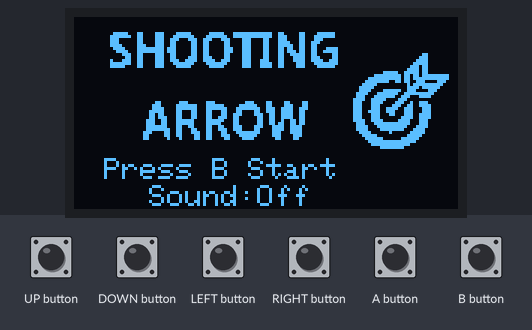
Bench run of a sketch on a simulated Arduboy, built for the host (arithmetic inside an expression is 32-bit, double 64-bit). Parts: 128×64 one-colour display. The test bench sets the inputs (shaded band). Random numbers use the default seed unless the sketch sets one.

Above: at 1.2 s.
1.3 s: UP button pressed for 0.15 s
At 2.5 s:
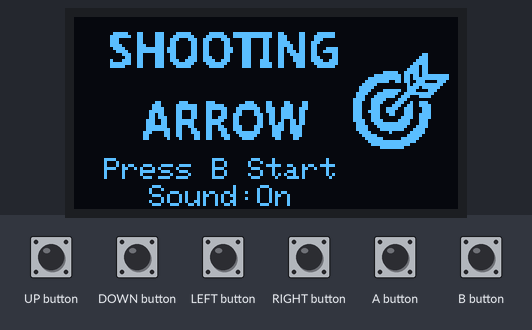
2.9 s: B button pressed for 0.15 s
At 4.1 s:
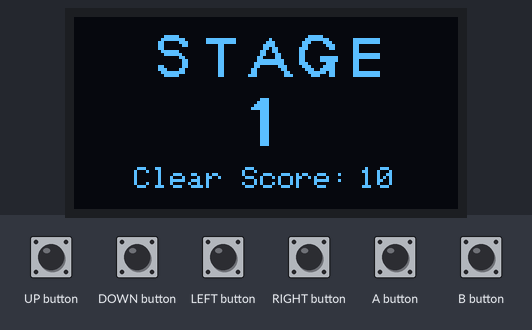
4.5 s: B button pressed for 1 s
At 4.68 s:
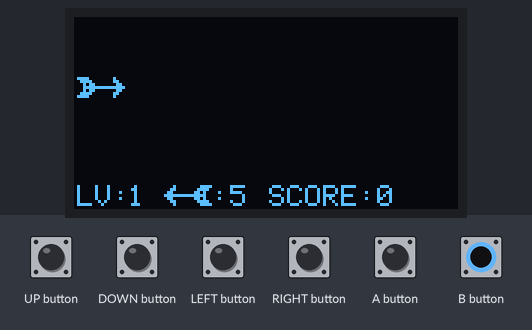
6.1 s: DOWN button pressed for 0.15 s
At 6.74 s:
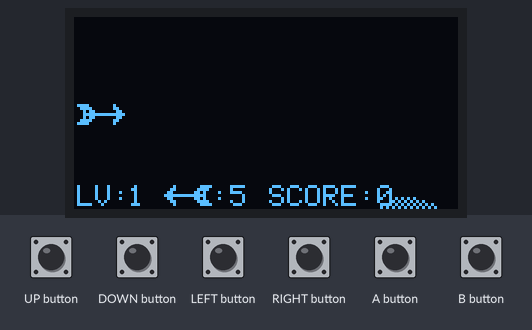
6.8 s: UP button pressed for 1 s
At 8.22 s:
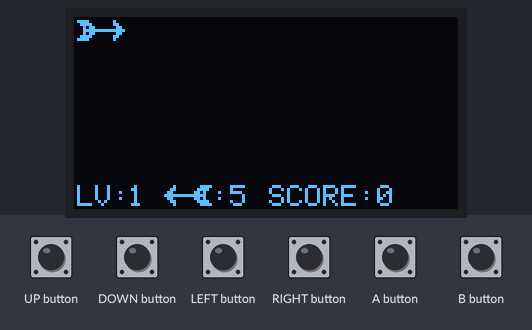
8.4 s: DOWN button pressed for 1 s
At 10.26 s:
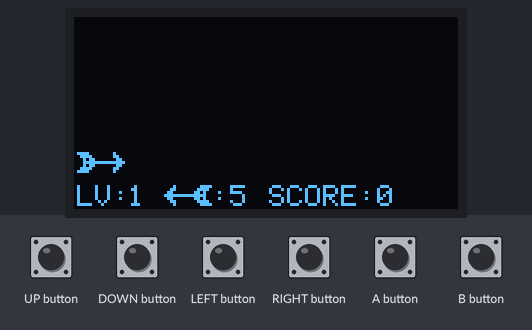
Timing chart, 0 to 11.0 s (numbered marks = the images above; inputs shaded):
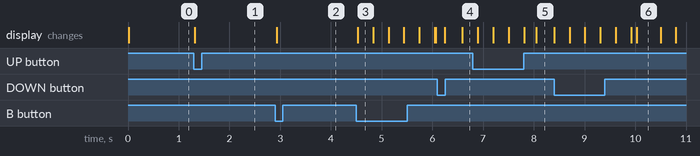

The sketch:

arrow.ino
```cpp
/*
  Simple Animation example of a sprite
  Written By Joeri http://www.JO3RI.be , 12 June 2015
*/

#include <Arduino.h>
#include <Arduboy2.h>
#include <ArduboyTones.h>

#include "bitmap.h"

struct Arrows
{
  public:
    byte x;
    byte y;
    bool fMove;
    bool fHit;
    bool fSuspend;
};

struct Targets
{
  public:
    int type;
    int x;
    int y;
    int w;
    int h;
    int point;
};

// type
#define TARGET_NORMAL 0
#define TARGET_APPLE  1
#define TARGET_MEN    2
#define TARGET_PEN    3
#define TARGET_PANDA  4
#define TARGET_DEAD   5
#define TARGET_UFO    6

struct Players
{
  public:
    int score;
    int ArrowCount;
    int level;
    int clearScore;
    int totalScore;
    bool fGameOver;
    bool fClearStage;
    bool fSound;
};

Arrows Arrow;
Targets Target;
Players Player;

Arduboy2 arduboy;
Sprites sprites;
ArduboyTones sound(arduboy.audio.enabled);

#define MODE_TITLE   0
#define MODE_PLAY    1
#define MODE_NEXT_LV 2

byte mode = MODE_TITLE;
byte suspendFrame = 0;

void setup() {
  arduboy.boot();
  arduboy.audio.begin();
  arduboy.bootLogoSpritesSelfMasked();
  arduboy.setFrameRate(60);
  arduboy.initRandomSeed();

  Arrow.x = 1;
  Arrow.y = 20;
  Arrow.fMove = false;
  Arrow.fHit = false;
  Arrow.fSuspend = false;

  Target.type = TARGET_NORMAL;
  Target.x = 128 - 32 - 1;
  Target.y = 64;
  Target.w = 32;
  Target.h = 32;
  Target.point = 10;

  Player.fSound = false;
}

void loop() {
  if (!(arduboy.nextFrame())) return;
  arduboy.pollButtons();
  arduboy.clear();

  if ( mode == MODE_TITLE ) {
    Player.level = 1;
    Player.clearScore = 10;
    Player.totalScore = 0;
    sprites.drawSelfMasked(  10, 3, titleSprite, 0);
    sprites.drawSelfMasked(  128 - 32 - 3 , 64 - 32 - 20, titleIconSprite, 0);
    arduboy.setCursor(10, 47);
    arduboy.print("Press B Start");
    if (arduboy.justPressed(B_BUTTON))  mode = MODE_NEXT_LV;

    // sound
    if (arduboy.justPressed(UP_BUTTON) || arduboy.justPressed(DOWN_BUTTON)) {
      Player.fSound = !Player.fSound;
    }
    arduboy.setCursor(25, 56);
    if ( Player.fSound == false ) {
      arduboy.print("Sound:Off");
      arduboy.audio.off();
    } else {
      arduboy.print("Sound:On");
      arduboy.audio.on();
    }

  } else if ( mode == MODE_NEXT_LV) {
    char Buf[6] = { 0x30, 0x30, 0x30, 0x30, 0x30, '\0' };
    ltoa( Player.clearScore, Buf, 10);
    arduboy.setCursor(20, 50);
    arduboy.print("Clear Score:");
    arduboy.setCursor(95, 50);
    arduboy.print(Buf);

    Target.type = TARGET_NORMAL;
    Player.score = 0;
    Player.ArrowCount = 5;
    Player.fGameOver = false;
    Player.fClearStage = false;

    sprites.drawSelfMasked( 25, 5, StageSprite, 0);
    sprites.drawSelfMasked( 55, 27, numbersSprite, Player.level);

    if (arduboy.justPressed(B_BUTTON))  mode = MODE_PLAY;
  } else if ( mode == MODE_PLAY ) {
    drawScore();
    judgeNextLevel();
    drawTarget();
    drawArrow();
    judgeHit();
  }

  arduboy.display();
}

void drawTarget()
{
  if ( Player.fGameOver == true ) {
    Target.type = TARGET_DEAD;
  } else if ( Player.fClearStage == true ) {
    Target.type = TARGET_PANDA;
  }

  sprites.drawSelfMasked(  Target.x, Target.y, targetSprite, Target.type);

  if ( Arrow.fHit == true && suspendFrame < 100 ) {
    Arrow.fSuspend = true;
    suspendFrame++;
    showPoint(Target.point);
  } else {
    Arrow.fSuspend = false;
    Target.y -= 1;
    if ( Target.y <= -60 ) {
      Target.y = 64;
      suspendFrame = 0;
      Target.type = getTargetType(Player.level);
    }
  }
}

void drawArrow()
{

  if ( Arrow.fMove == false  && Arrow.fHit == false && Player.ArrowCount > 0) {
    // 矢の発射
    if (arduboy.justPressed(B_BUTTON)) {
      Arrow.fMove = true;
      Target.point = 0;
      sound.tone(NOTE_A4, 50);
    }
  }

  if ( Arrow.fMove == false  && Arrow.fHit == false && Player.ArrowCount > 0) {
    if (arduboy.pressed(UP_BUTTON)) Arrow.y--;
    if (arduboy.pressed(DOWN_BUTTON)) Arrow.y++;
    if ( Arrow.y <= 1 ) Arrow.y = 1;
    if ( Arrow.y >= 45 ) Arrow.y = 45;
  }

  if ( Arrow.y <= 0 && Arrow.fHit == true) {
    // 矢が的に当たって上端に到着 -> 初期位置へ戻す
    Arrow.x = 2;
    Arrow.y = 20;
    Arrow.fHit = false;
  }

  if ( Arrow.x > 128 && Arrow.fMove == true) {
    // 矢が的に当たらなかった -> 初期位置へ戻す
    Arrow.x = 2;
    Player.ArrowCount--;
    Arrow.fMove = false;
  }

  if (Arrow.fHit == true && Arrow.fSuspend == false) {
    // 矢が的に当たった -> 的に刺さる
    Arrow.y--;
  }

  if ( Arrow.fMove == true ) {
    Arrow.x += 2; // speed
  }

  if (  Player.ArrowCount > 0 || Arrow.fHit == true) {
    sprites.drawSelfMasked(Arrow.x, Arrow.y, arrowSprite, 0);
  }
}

const uint16_t penSound[] PROGMEM = {
  NOTE_C1, 100, NOTE_REST, 10,
  NOTE_C1, 300, NOTE_REST, 10,
  TONES_END
};

const uint16_t centorSound[] PROGMEM = {
  NOTE_B6, 100, NOTE_REST, 10, NOTE_G7, 100, NOTE_REST, 10,
  NOTE_B6, 100, NOTE_REST, 10, NOTE_G7, 100, NOTE_REST, 10,
  NOTE_B6, 100, NOTE_REST, 10, NOTE_G7, 100, NOTE_REST, 10,
  TONES_END
};

const uint16_t hitSound[] PROGMEM = {
  NOTE_B6, 100, NOTE_REST, 10, NOTE_G7, 100, NOTE_REST, 10,
  TONES_END
};

void judgeHit()
{
  Rect TargetRect = {.x = Target.x + 15, .y = Target.y, .width = 2, .height = 32};
  Rect ArrowRect = {.x = Arrow.x + 15, .y = Arrow.y + 2, .width = 1, .height = 1};

  if (Target.type == TARGET_UFO) {
    TargetRect.y += 8;
    TargetRect.height = 14;
  }

  if (arduboy.collide(TargetRect, ArrowRect) && Arrow.fHit == false) {
    int pos = 0;
    //矢が的に刺さった
    Arrow.fMove = false;
    Arrow.fHit = true;
    Player.ArrowCount--;
    pos = abs(32 / 2 - 2 - (ArrowRect.y - TargetRect.y));
    Target.point = getPoint(Target.type, pos);
    Player.score += Target.point;
    Player.totalScore += Target.point;

    if ( Target.type == TARGET_PEN ) {
      sound.tones(penSound);
    } else if ( pos == 0 ) {
      sound.tones(centorSound);
    } else {
      sound.tones(hitSound);
    }
  }
}

void drawScore()
{
  char Buf[6] = { 0x30, 0x30, 0x30, 0x30, 0x30, '\0' };

  //level
  ltoa( Player.level, Buf, 10);
  arduboy.setCursor(1, 56);
  arduboy.print(F("LV:"));
  arduboy.setCursor(18, 56);
  arduboy.print(Buf);

  // reamain arrow
  sprites.drawSelfMasked(30, 56, remainArrowSprite, 0);
  arduboy.setCursor(46, 56);
  arduboy.print(F(":"));
  arduboy.setCursor(52, 56);
  ltoa( Player.ArrowCount, Buf, 10);
  arduboy.print(Buf);

  //score
  ltoa( Player.score, Buf, 10);
  arduboy.setCursor(65, 56);
  arduboy.print(F("SCORE:"));
  arduboy.setCursor(65 + 36, 56);
  arduboy.print(Buf);
}

void judgeNextLevel()
{
  if ( Player.ArrowCount <= 0 && Arrow.fHit == false ) {
    if ( Player.score >= Player.clearScore ) {
      Player.fClearStage = true;
      arduboy.setCursor(10, 20);
      arduboy.print("Stage Clear");
      arduboy.setCursor(10, 30);
      arduboy.print("Press B Button.");
      if (arduboy.justPressed(B_BUTTON)) {
        Player.level++;
        Player.clearScore += 10;
        Player.score = 0;
        mode = MODE_NEXT_LV;
      }
    } else {
      Player.fGameOver = true;
      arduboy.setCursor(2, 10);
      arduboy.print("Game Over");
      {
        char Buf[6] = { 0x30, 0x30, 0x30, 0x30, 0x30, '\0' };

        ltoa( Player.totalScore, Buf, 10);
        arduboy.setCursor(2, 25);
        arduboy.print(F("TOTAL SCORE:"));
        arduboy.setCursor(75, 25);
        arduboy.print(Buf);
      }
      arduboy.setCursor(2, 40);
      arduboy.print("Press B Button.");

      if (arduboy.justPressed(B_BUTTON)) {
        mode = MODE_TITLE;
      }
    }
  }
}

// pos：中心からの距離
int getPoint( int type, int pos )
{
  int point;
  switch ( type ) {
    case TARGET_NORMAL:
      point = 10 - (pos / 2);
      break;
    case TARGET_APPLE:
      point = 10 - (pos / 2);
      break;
    case TARGET_MEN:
      point = 12 - (pos / 2);
      break;
    case TARGET_UFO:
      point = 16 - (pos / 2);
      break;
    case TARGET_PEN:
      point = -20 + (pos / 2);
      break;
    default:
      break;
  }
  return point;
}

void showPoint(int point)
{
  if ( point < 0 ) {
    sprites.drawSelfMasked(  30, 20, numbersSprite, 11);
  } else {
    sprites.drawSelfMasked(  30, 20, numbersSprite, 10);
  }

  if (abs(point) < 10 ) {
    sprites.drawSelfMasked(  46, 20, numbersSprite, abs(point));
  } else {
    sprites.drawSelfMasked(  46, 20, numbersSprite, abs(point) / 10);
    sprites.drawSelfMasked(  46 + 16, 20, numbersSprite, abs(point) % 10);
  }
}


int getTargetType( int level )
{
  int type = TARGET_NORMAL;
  int num;
  num = rand();
  if ( level == 1 ) {
    type = TARGET_NORMAL;
  } else if ( level == 2 ) {
    if ( num % 10 == 0 ) type = TARGET_UFO;
    if ( num % 10 == 1 ) type = TARGET_PEN;
  } else if ( level == 3 ) {
    if ( num % 5 == 0 ) type = TARGET_UFO;
    if ( num % 5 == 1 ) type = TARGET_PEN;
  } else {
    if ( num % 3 == 0 ) type = TARGET_PEN;
    if ( num % 3 == 1 ) type = TARGET_UFO;
  }
  return type;
}
```

Source omitted: bitmap.h (data table, 14662 bytes)

Measured:
- after the input at 1.3 s, the display: changes at once (image 1)
- after the input at 2.9 s, the display: changes at once (image 2)
- after the input at 4.5 s, the display: changes at once (image 3)
